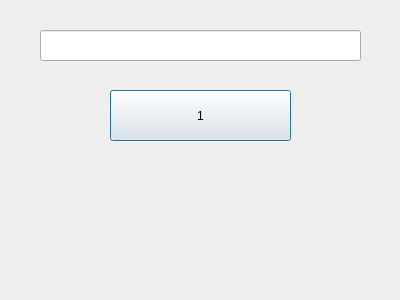
<?xml version="1.0" encoding="UTF-8"?>
<ui version="4.0">
 <class>Dialog</class>
 <widget class="QDialog" name="Dialog">
  <property name="geometry">
   <rect>
    <x>0</x>
    <y>0</y>
    <width>400</width>
    <height>300</height>
   </rect>
  </property>
  <property name="windowTitle">
   <string>Dialog</string>
  </property>
  <widget class="QLineEdit" name="q_lineEdit">
   <property name="geometry">
    <rect>
     <x>40</x>
     <y>30</y>
     <width>321</width>
     <height>31</height>
    </rect>
   </property>
  </widget>
  <widget class="QPushButton" name="num_pushButton_1">
   <property name="geometry">
    <rect>
     <x>110</x>
     <y>90</y>
     <width>181</width>
     <height>51</height>
    </rect>
   </property>
   <property name="text">
    <string>1</string>
   </property>
  </widget>
 </widget>
 <resources/>
 <connections/>
</ui>
